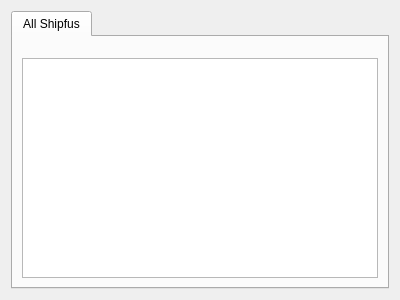
<?xml version="1.0" encoding="UTF-8"?>
<ui version="4.0">
 <class>ModuleComparison</class>
 <widget class="QWidget" name="ModuleComparison">
  <property name="geometry">
   <rect>
    <x>0</x>
    <y>0</y>
    <width>400</width>
    <height>300</height>
   </rect>
  </property>
  <property name="windowTitle">
   <string>Form</string>
  </property>
  <layout class="QGridLayout" name="generalGridLayout">
   <item row="0" column="0">
    <widget class="QTabWidget" name="tabWidget">
     <property name="currentIndex">
      <number>0</number>
     </property>
     <widget class="QWidget" name="shipDisplayTab">
      <attribute name="title">
       <string>All Shipfus</string>
      </attribute>
      <layout class="QGridLayout" name="comparisonGridLayout">
       <item row="2" column="0">
        <widget class="QTableView" name="shipTableView">
         <property name="selectionBehavior">
          <enum>QAbstractItemView::SelectRows</enum>
         </property>
         <property name="verticalScrollMode">
          <enum>QAbstractItemView::ScrollPerPixel</enum>
         </property>
         <property name="horizontalScrollMode">
          <enum>QAbstractItemView::ScrollPerPixel</enum>
         </property>
         <property name="sortingEnabled">
          <bool>true</bool>
         </property>
        </widget>
       </item>
       <item row="0" column="0">
        <widget class="QWidget" name="widget" native="true"/>
       </item>
       <item row="1" column="0">
        <widget class="QWidget" name="widget_2" native="true"/>
       </item>
      </layout>
     </widget>
    </widget>
   </item>
  </layout>
 </widget>
 <resources/>
 <connections/>
</ui>
